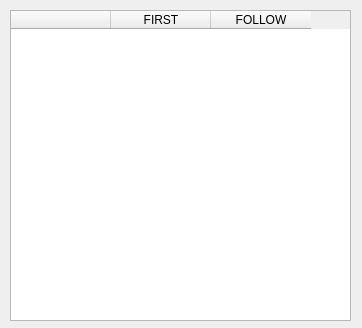
<?xml version="1.0" encoding="UTF-8"?>
<ui version="4.0">
 <class>FirFolWindow</class>
 <widget class="QMainWindow" name="FirFolWindow">
  <property name="geometry">
   <rect>
    <x>0</x>
    <y>0</y>
    <width>362</width>
    <height>328</height>
   </rect>
  </property>
  <property name="windowTitle">
   <string>MainWindow</string>
  </property>
  <widget class="QWidget" name="centralwidget">
   <property name="enabled">
    <bool>true</bool>
   </property>
   <widget class="QTableWidget" name="ff_table">
    <property name="geometry">
     <rect>
      <x>10</x>
      <y>10</y>
      <width>341</width>
      <height>311</height>
     </rect>
    </property>
    <property name="editTriggers">
     <set>QAbstractItemView::NoEditTriggers</set>
    </property>
    <property name="dragDropOverwriteMode">
     <bool>false</bool>
    </property>
    <property name="selectionMode">
     <enum>QAbstractItemView::SingleSelection</enum>
    </property>
    <property name="selectionBehavior">
     <enum>QAbstractItemView::SelectRows</enum>
    </property>
    <property name="wordWrap">
     <bool>false</bool>
    </property>
    <attribute name="horizontalHeaderVisible">
     <bool>true</bool>
    </attribute>
    <attribute name="horizontalHeaderHighlightSections">
     <bool>true</bool>
    </attribute>
    <attribute name="verticalHeaderVisible">
     <bool>false</bool>
    </attribute>
    <attribute name="verticalHeaderHighlightSections">
     <bool>false</bool>
    </attribute>
    <column>
     <property name="text">
      <string/>
     </property>
     <property name="textAlignment">
      <set>AlignCenter</set>
     </property>
    </column>
    <column>
     <property name="text">
      <string>FIRST</string>
     </property>
    </column>
    <column>
     <property name="text">
      <string>FOLLOW</string>
     </property>
    </column>
   </widget>
  </widget>
 </widget>
 <resources/>
 <connections/>
</ui>
